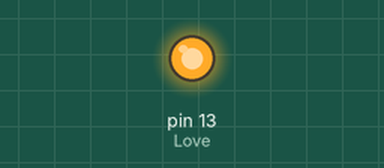
A sketch run on a simulated Arduino Uno, built with avr-gcc and run on an emulated ATmega328P. Parts: output pins drawn as LEDs (lit = HIGH). At 0.0 s the program stops and its outputs stay as they are.

Above: at 0.1 s.
Timing chart, 0 to 1.5 s (numbered marks = the images above):
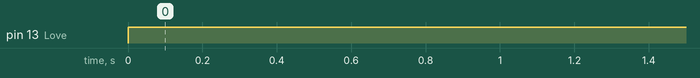

The sketch:

BodaShirt.ino
```cpp
// 04 Feb - 2017


#define Love 13
#define Patient 1
#define Adventurous 1
#define Trustworthy 1
#define Stubborn 1
#define AthleticBodyType 1 // LOL
#define TeamWork 10

int Niam = (Patient + Adventurous + Trustworthy + Stubborn + AthleticBodyType);
int Grace = (Patient + Adventurous + Trustworthy + Stubborn + AthleticBodyType);

void setup() {

  pinMode(Love, OUTPUT);
  digitalWrite(Love, LOW);

 }

void loop() {

  while(Niam + Grace == TeamWork) {

    digitalWrite(Love, HIGH);   // LIGHT ON

  }
}
```

Measured:
- by itself, pin 13 (Love): LOW → HIGH at 0.00 s
